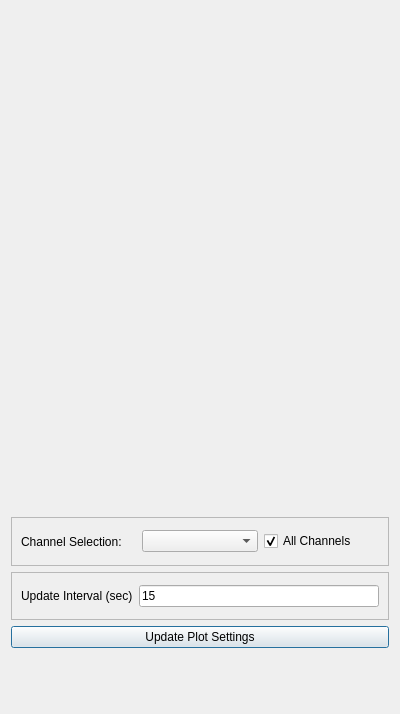
<?xml version="1.0" encoding="UTF-8"?>
<ui version="4.0">
 <class>Dialog</class>
 <widget class="QDialog" name="Dialog">
  <property name="geometry">
   <rect>
    <x>0</x>
    <y>0</y>
    <width>400</width>
    <height>714</height>
   </rect>
  </property>
  <property name="windowTitle">
   <string>Dialog</string>
  </property>
  <layout class="QVBoxLayout" name="verticalLayout">
   <item>
    <widget class="MplCanvas" name="canvas" native="true">
     <property name="minimumSize">
      <size>
       <width>0</width>
       <height>500</height>
      </size>
     </property>
    </widget>
   </item>
   <item>
    <widget class="QFrame" name="frame_2">
     <property name="enabled">
      <bool>true</bool>
     </property>
     <property name="maximumSize">
      <size>
       <width>16777215</width>
       <height>50</height>
      </size>
     </property>
     <property name="frameShape">
      <enum>QFrame::StyledPanel</enum>
     </property>
     <property name="frameShadow">
      <enum>QFrame::Raised</enum>
     </property>
     <layout class="QHBoxLayout" name="horizontalLayout">
      <item>
       <widget class="QLabel" name="label">
        <property name="text">
         <string>Channel Selection:</string>
        </property>
       </widget>
      </item>
      <item>
       <widget class="QComboBox" name="channelBox">
        <property name="currentText">
         <string/>
        </property>
       </widget>
      </item>
      <item>
       <widget class="QCheckBox" name="rtpChannelCheckbox">
        <property name="text">
         <string>All Channels</string>
        </property>
        <property name="checked">
         <bool>true</bool>
        </property>
       </widget>
      </item>
     </layout>
    </widget>
   </item>
   <item>
    <widget class="QFrame" name="frame">
     <property name="frameShape">
      <enum>QFrame::StyledPanel</enum>
     </property>
     <property name="frameShadow">
      <enum>QFrame::Raised</enum>
     </property>
     <layout class="QHBoxLayout" name="horizontalLayout_2">
      <item>
       <widget class="QLabel" name="label_2">
        <property name="text">
         <string>Update Interval (sec)</string>
        </property>
       </widget>
      </item>
      <item>
       <widget class="QLineEdit" name="intervalBox">
        <property name="inputMethodHints">
         <set>Qt::ImhPreferNumbers</set>
        </property>
        <property name="text">
         <string>15</string>
        </property>
       </widget>
      </item>
     </layout>
    </widget>
   </item>
   <item>
    <widget class="QPushButton" name="updateButton">
     <property name="text">
      <string>Update Plot Settings</string>
     </property>
    </widget>
   </item>
   <item>
    <widget class="StatesGrid" name="statesGrid" native="true"/>
   </item>
  </layout>
 </widget>
 <customwidgets>
  <customwidget>
   <class>StatesGrid</class>
   <extends>QWidget</extends>
   <header location="global">massGui.massless</header>
   <container>1</container>
  </customwidget>
  <customwidget>
   <class>MplCanvas</class>
   <extends>QWidget</extends>
   <header location="global">massGui.canvas</header>
   <container>1</container>
  </customwidget>
 </customwidgets>
 <resources/>
 <connections/>
</ui>
